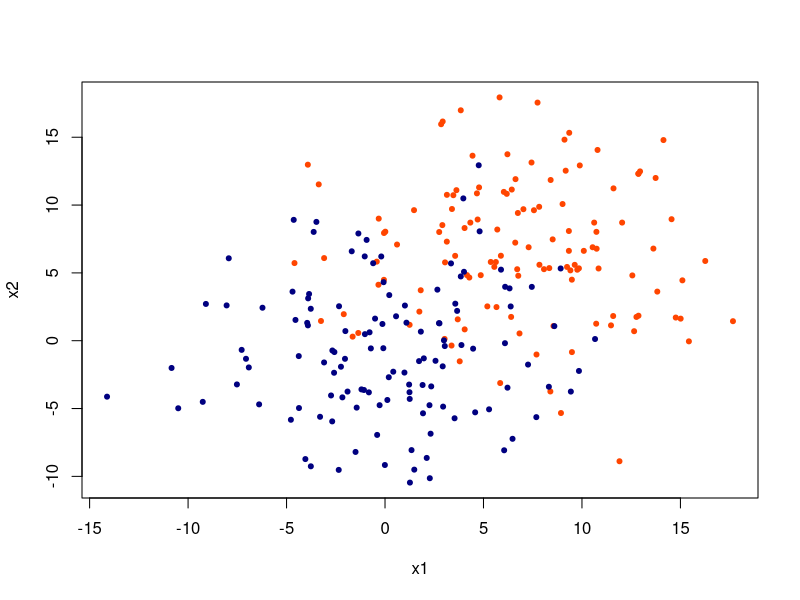
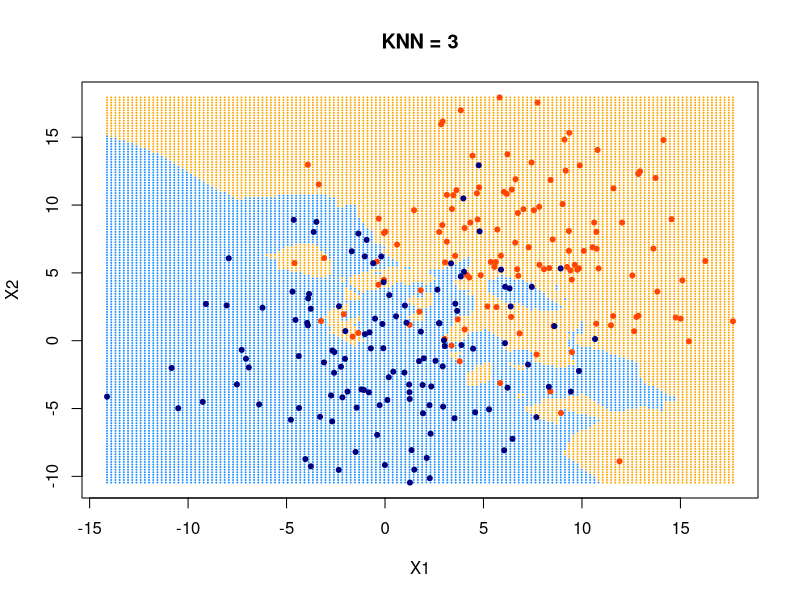
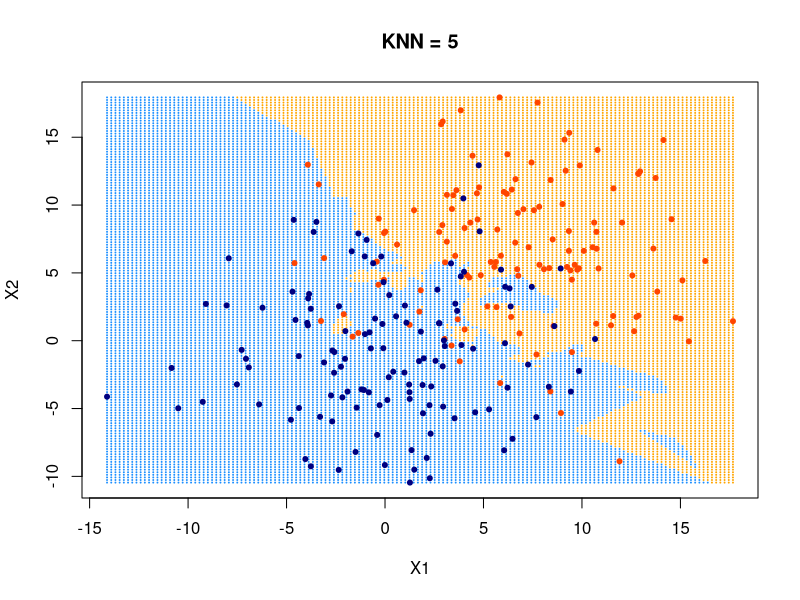
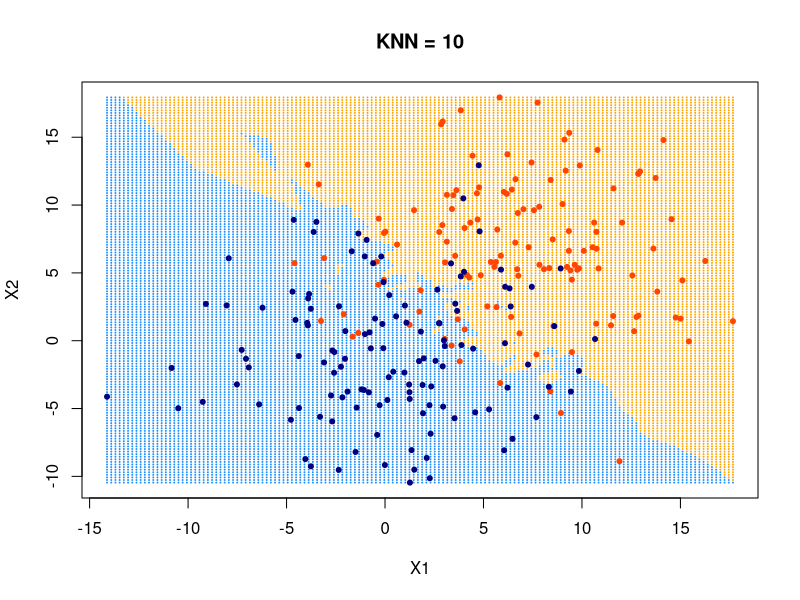

The R script that drew these images, in order:
## ---- chunk 1
library(knitr)
opts_chunk$set(message = FALSE, warning = FALSE)
options(width = 100, dplyr.width = 100)
library(methods)
library(ggplot2)
theme_set(theme_light())
## ---- chunk 2
myknn <- function(train, test, trainclass, k)
{
  # Loading library
  require(fields)
  # create an empty placeholder for predicted values
  pred = c()
  
  # calculate distance
  # The output of the "dist" dataframe is such that the rows are the 
  #     training data points, while the columns are the testing observations.
  #     The cells for each row-column pair are the Euclidean distance from
  #     training data to the corresponsing testing data
  dist = rdist(train, test)
  
  # Create a loop for each testing observation
  for (i in 1:nrow(test))
  {
  nb = data.frame(dist = dist[,i], class = trainclass)
  
  # Ranking the rows in the dataframe by the distance from the testing
  #   observation. nb stands Neighbourhood
  nb = nb[order(nb$dist),]
  
  # Choose the K closest Neighbour
  topnb = nb[1:k,]
  
  #Deciding the Class by picking the highest occurence name.
  ans = names(sort(summary(topnb$class), decreasing=T)[1])
  
  # concatenate the latest prediction to the previous one
  pred = c(pred, ans)
  }
  return(pred)
}
## ---- chunk 3
set.seed(101); n = 500
x = matrix(rnorm(n, sd = 5),n/2,2)
class = rep(c(1,2),each = n/4)
x[class == 1,] = x[class == 1,] + 7
plot(x,col = c("orangered", "navyblue")[class],pch = 20, xlab = "x1", ylab = "x2")
## ---- chunk 4
set.seed(101)
train = sample(1:n/2, n/4); test = -train
x.train = x[train,]; x.test = x[test,]
class.train = class[train]; class.test = class[test]
## ---- chunk 5
kchoice = c(3,5)
# To store the error rate
err = matrix(NA, 2,2)
colnames(err) = c("train", "test")
rownames(err) = c("k = 3", "k = 5")

# initializa column value
j = 1

for(i in kchoice)
{
  # For training error
  pred = myknn(x.train, x.train, as.factor(class.train),k = i)
  err[j,1] = mean(pred!=as.factor(class.train))
  # For testing error
  pred = myknn(x.train, x.test, as.factor(class.train),k = i)
  err[j,2] = mean(pred!=as.factor(class.test))
  #Update
  j = j + 1
}
## ---- chunk 6
err
## ---- chunk 7
make.grid=function(x,n=200){
  grange=apply(x,2,range)
  x1=seq(from=grange[1,1],to=grange[2,1],length=n)
  x2=seq(from=grange[1,2],to=grange[2,2],length=n)
  expand.grid(X1=x1,X2=x2)
}
## ---- chunk 8
xgrid = make.grid(x, n = 150)
ygrid = myknn(x,xgrid, as.factor(class), k = 3)
plot(xgrid,col=c("orange","dodgerblue")[as.numeric(ygrid)],pch = 20,cex = .2, main = "KNN = 3")
points(x,col = c("orangered", "navyblue")[class],pch = 20)
## ---- chunk 9
ygrid = myknn(x,xgrid, as.factor(class), k = 5)
plot(xgrid,col=c("orange","dodgerblue")[as.numeric(ygrid)],pch = 20,cex = .2, main = "KNN = 5")
points(x,col = c("orangered", "navyblue")[class],pch = 20)
## ---- chunk 10
ygrid = myknn(x,xgrid, as.factor(class), k = 10)
plot(xgrid,col=c("orange","dodgerblue")[as.numeric(ygrid)],pch = 20,cex = .2, main = "KNN = 10")
points(x,col = c("orangered", "navyblue")[class],pch = 20)
